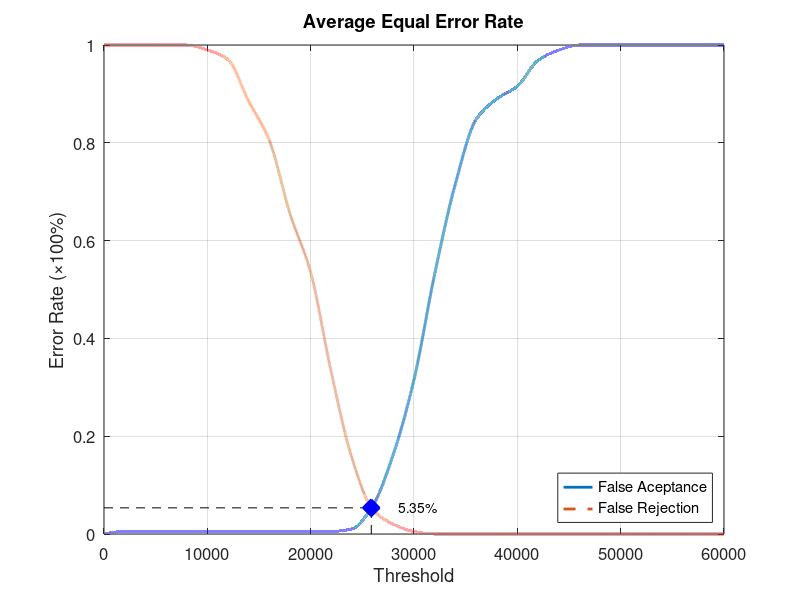
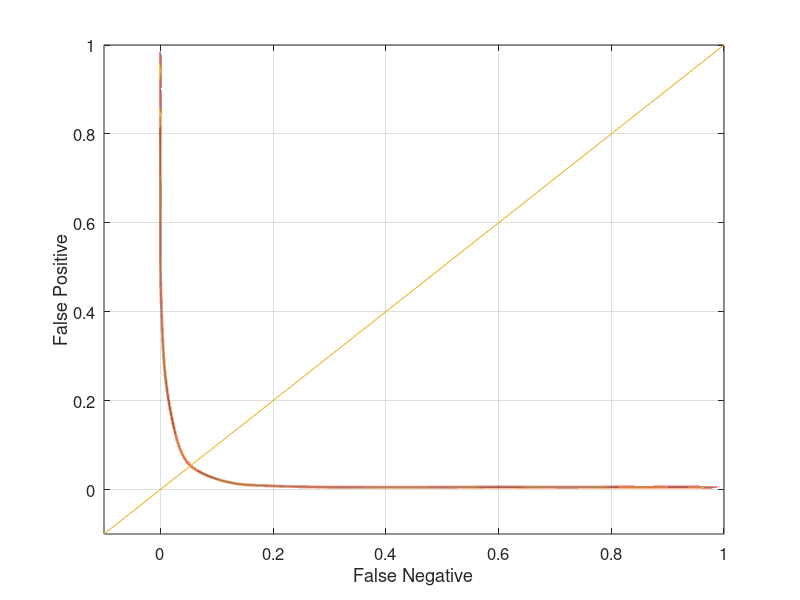

Write MATLAB code to recreate these figures, in order.
function yEER = Database3_3
close all;
clear;
clc;
x = 0:2000:60000;
xq = 0:0.5:60000;

y0 = [0 0.00526316 0.00526316 0.00526316 0.00526316 0.00526316 0.00526316 0.00526316 0.00526316 0.00526316 0.00526316 0.00526316 0.0105263 0.0578947 0.163158 0.315789 0.531579 0.715789 0.847368 0.889474 0.915789 0.968421 0.989474 1 1 1 1 1 1 1 1];
yy0 = interp1(x, y0, xq, 'pchip');
y1 = [1 1 1 1 1 0.99 0.97 0.885 0.805 0.655 0.535 0.33 0.155 0.05 0.02 0.005 0 0 0 0 0 0 0 0 0 0 0 0 0 0 0];
yy1 = interp1(x, y1, xq, 'pchip');

% Calculating EER: 
y2 = abs(y0 - y1);
find(y2 == min(y2))
yy2 = abs(yy0 - yy1);
xEER = find(yy2 == min(yy2));
xEERIndex = xq(xEER) % X-axis EER
yEER = yy0(xEER) % Y-axis EER

main = figure
plot(xq, yy0,'-','LineWidth', 2);	hold on
plot(xq, yy1,'--','LineWidth', 2);	hold on
plot([xEERIndex xEERIndex], [0 yEER], 'k--');	hold on
plot([0 xEERIndex], [yEER yEER], 'k--');	hold on
plot(xEERIndex, yEER, 'bx', 'LineWidth', 10);	hold on
text(xEERIndex + 10 * xEERIndex / 100, yEER, [num2str(round((10000 * yEER)) / 100) '%'])
legend('False Aceptance', 'False Rejection', 'Location', 'SouthEast')
xlabel('Threshold')
ylabel('Error Rate (\times100%)')
title('Average Equal Error Rate')
set(gca, 'FontSize', 12)
axis([0 60000 0 1])
grid on

print(main, 'Database3_3Main', '-dpng');
FNRxFPR = figure('Color', [1 1 1]);
plot(yy1, yy0, '-', yy1, yy0, 'LineWidth', 2);
hold on
y = -0.1:0.1:1
plot(y, y); 
set(gca, 'FontSize', 12)
xlabel('False Negative')
ylabel('False Positive')
axis([-0.1 1 -0.1 1])
set(gca, 'FontSize', 12)
grid on

print(FNRxFPR, 'Database3_3FNRxFPR','-dpng');
end
